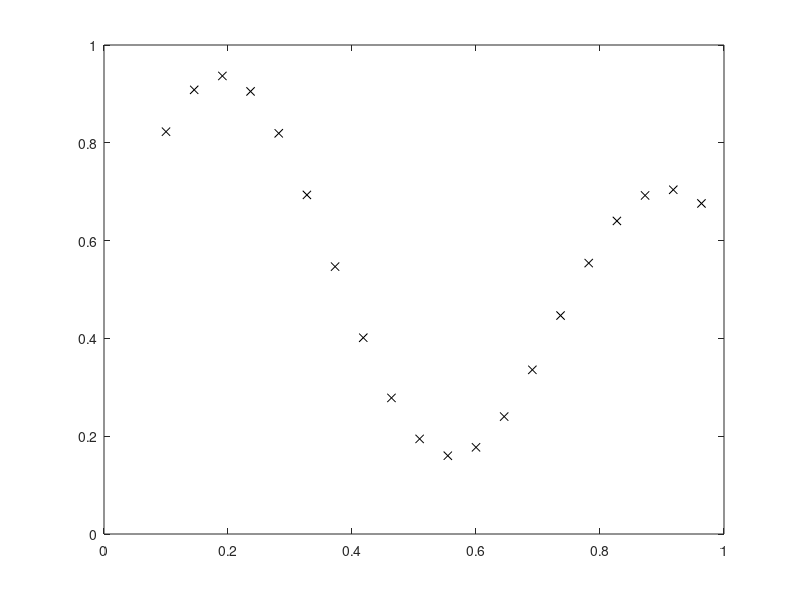
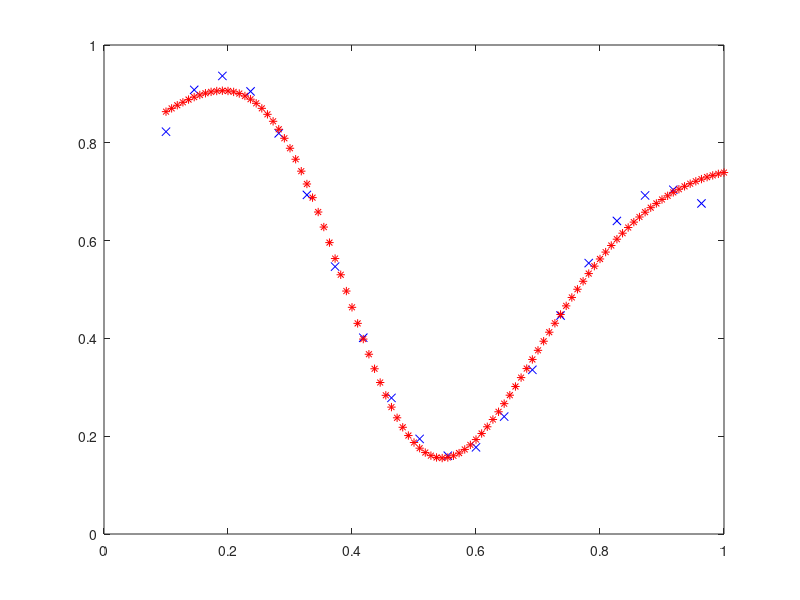

Write MATLAB code to recreate these figures, in order.
%Miroslav Paškevič EKSfm-22
clear all
clc
%1
x= 0.1:1/22:1;
y= ((1 + 0.6*sin(2*pi*x/0.7)) + 0.3*sin(2*pi*x))/2;
figure(1)
plot(x, y,"kx")
%2
w11_1 = randn(1); b1_1 = randn(1);
w21_1 = randn(1); b2_1 = randn(1);
w31_1 = randn(1); b3_1 = randn(1);
w41_1 = randn(1); b4_1 = randn(1);
w51_1 = randn(1); b5_1 = randn(1);

w11_2 = rand(1); b1_2 = randn(1);
w12_2 = rand(1); 
w13_2 = rand(1); 
w14_2 = rand(1); 
w15_2 = rand(1); 

mok_zing = 0.15;
for indx = 1:10000

    for n = 1:20
%3
    v1_1 = x(n)*w11_1 + b1_1;
    v2_1 = x(n)*w21_1 + b2_1;
    v3_1 = x(n)*w31_1 + b3_1;
    v4_1 = x(n)*w41_1 + b4_1;
    v5_1 = x(n)*w51_1 + b5_1;
    
    y_1 = 1/(1+exp(-v1_1)); 
    y_2 = 1/(1+exp(-v2_1));
    y_3 = 1/(1+exp(-v3_1));
    y_4 = 1/(1+exp(-v4_1));
    y_5 = 1/(1+exp(-v5_1));
    
    v1 = y_1 * w11_2 + y_2 * w12_2 + y_3 * w13_2 + y_4 * w14_2 + y_5 * w15_2 + b1_2;
    
    y_apskaiciuota = v1;
    %4
    e= y(n)-y_apskaiciuota;
    
    %5
    delta_out = e;
    
    delta_1_1 = y_1*(1-y_1)*(delta_out*w11_2);
    delta_2_1 = y_2*(1-y_2)*(delta_out*w12_2);
    delta_3_1 = y_3*(1-y_3)*(delta_out*w13_2);
    delta_4_1 = y_4*(1-y_4)*(delta_out*w14_2);
    delta_5_1 = y_5*(1-y_5)*(delta_out*w15_2);
   
    
    w11_2 = w11_2 + mok_zing*delta_out*y_1;
    w12_2 = w12_2 + mok_zing*delta_out*y_2;
    w13_2 = w13_2 + mok_zing*delta_out*y_3;
    w14_2 = w14_2 + mok_zing*delta_out*y_4;
    w15_2 = w15_2 + mok_zing*delta_out*y_5;
    b1_1 = b1_1+ mok_zing*delta_out;

    w11_1 = w11_1 + mok_zing*delta_1_1*x(n);
    w21_1 = w21_1 + mok_zing*delta_2_1*x(n);
    w31_1 = w31_1 + mok_zing*delta_3_1*x(n);
    w41_1 = w41_1 + mok_zing*delta_4_1*x(n);
    w51_1 = w51_1 + mok_zing*delta_5_1*x(n);

    b1_1 = b1_1 + mok_zing*delta_1_1;
    b2_1 = b2_1 + mok_zing*delta_2_1;
    b3_1 = b3_1 + mok_zing*delta_3_1;
    b4_1 = b4_1 + mok_zing*delta_4_1;
    b5_1 = b5_1 + mok_zing*delta_5_1;
        
    end
end
x2 = linspace(0.1,1,100);
for m = 1:100

 v1_1 = x2(m)*w11_1 + b1_1;
    v2_1 = x2(m)*w21_1 + b2_1;
    v3_1 = x2(m)*w31_1 + b3_1;
    v4_1 = x2(m)*w41_1 + b4_1;
    v5_1 = x2(m)*w51_1 + b5_1;
    
    y_1 = 1/(1+exp(-v1_1)); 
    y_2 = 1/(1+exp(-v2_1));
    y_3 = 1/(1+exp(-v3_1));
    y_4 = 1/(1+exp(-v4_1));
    y_5 = 1/(1+exp(-v5_1));
    
    v1 = y_1 * w11_2 + y_2 * w12_2 + y_3 * w13_2 + y_4 * w14_2 + y_5 * w15_2 + b1_2;
    
    y_apskaiciuota(m) = v1;


end
figure(2)
plot(x, y, "bx", x2, y_apskaiciuota, "r*")